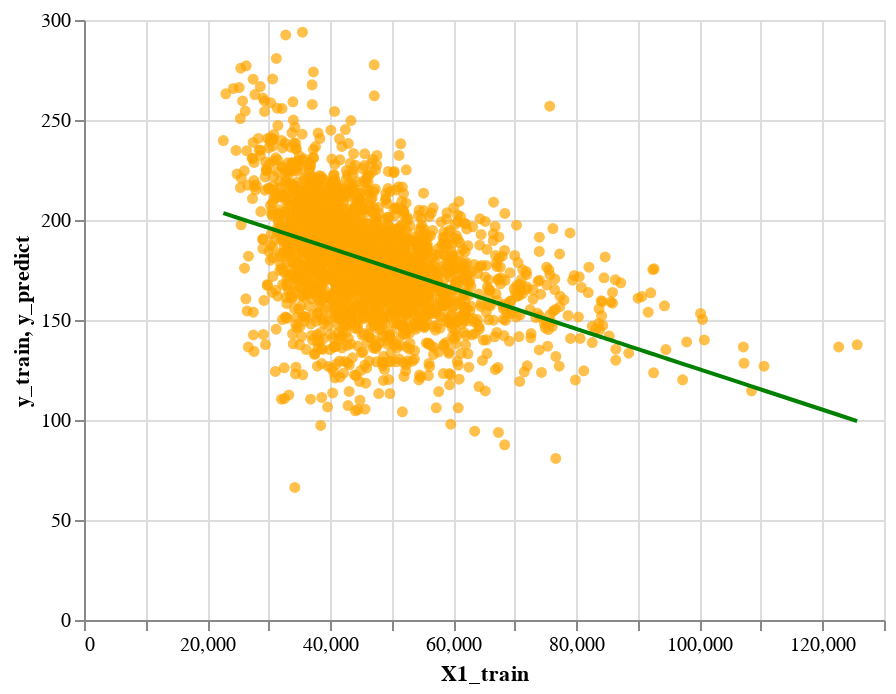

This figure's notebook cell:
### Markdown cell above
**[4.9** Display the combine scatter plot and line chart to compare predictions against actuals for training set

### Code cell
scatter_chart_training = alt.Chart(pd.DataFrame({'X1_train': X1_train, 'y_train': y_train})).mark_circle(color='orange').encode(
    x='X1_train',
    y='y_train'
  )
line_chart_training = alt.Chart(pd.DataFrame({'X1_train': X1_train, 'y_predict': y_train_preds_1})).mark_line(color='green').encode(
    x='X1_train',
    y='y_predict'
  )
scatter_chart_training + line_chart_training

### Figure 1 — Vega-Lite specification as saved in the notebook (floating-point values rounded to 4 significant figures; data arrays with more than 128 entries replaced by an {"elided": "..."} marker saying what was removed)
{"config": {"view": {"continuousWidth": 400, "continuousHeight": 300}}, "layer": [{"data": {"name": "data-e83fdcb8af9e20f688335e84b75fb0d9"}, "mark": {"type": "circle", "color": "orange"}, "encoding": {"x": {"field": "X1_train", "type": "quantitative"}, "y": {"field": "y_train", "type": "quantitative"}}}, {"data": {"name": "data-6905a4585ea92a7c8fc559db742f073f"}, "mark": {"type": "line", "color": "green"}, "encoding": {"x": {"field": "X1_train", "type": "quantitative"}, "y": {"field": "y_predict", "type": "quantitative"}}}], "$schema": "https://vega.github.io/schema/vega-lite/v4.17.0.json", "datasets": {"data-e83fdcb8af9e20f688335e84b75fb0d9": {"elided": "2438 records"}, "data-6905a4585ea92a7c8fc559db742f073f": {"elided": "2438 records"}}}
